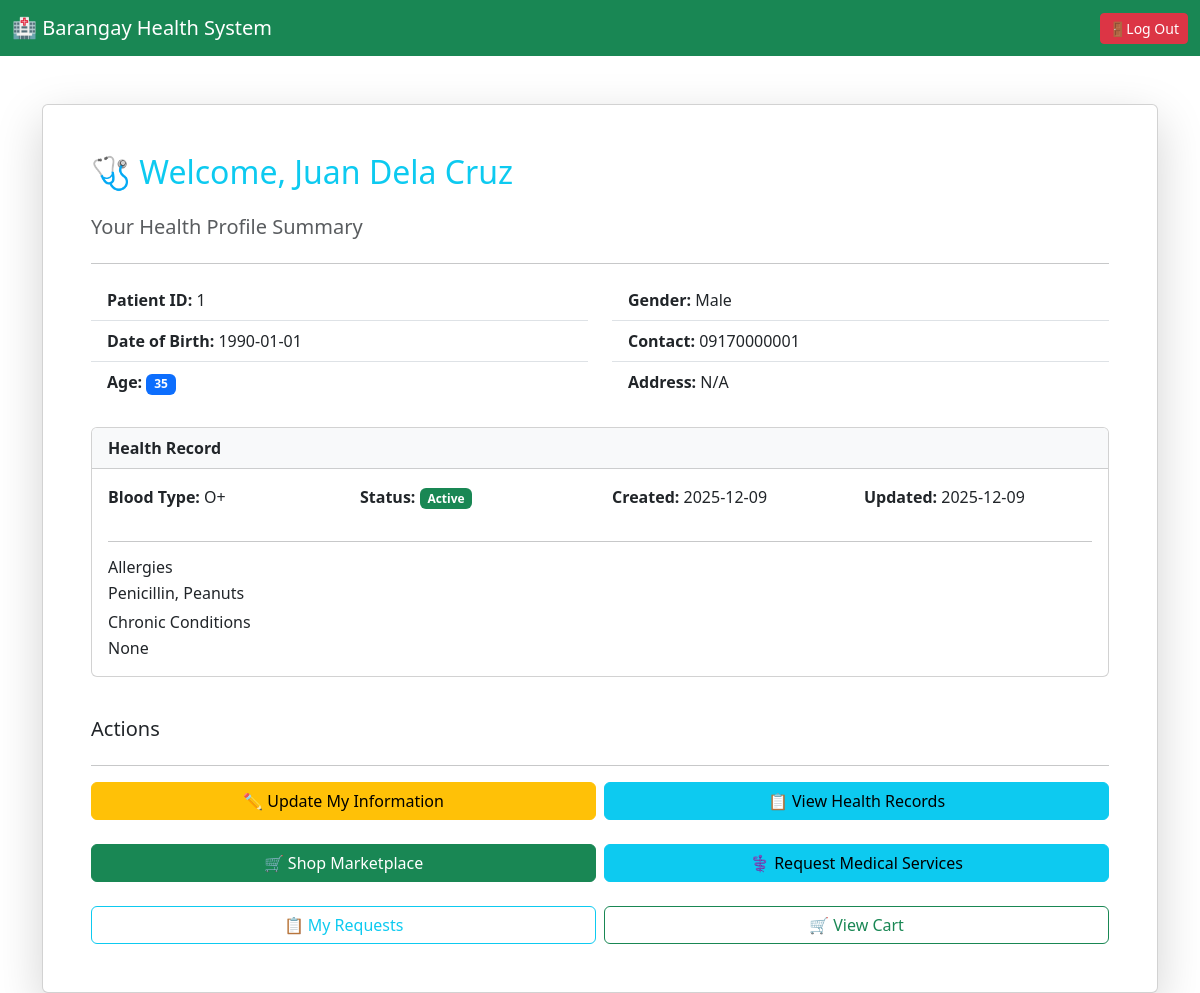
Page /patient_profile (signed in) on the committed database.
### tables this page shows
CREATE TABLE patients (
            id INTEGER PRIMARY KEY AUTOINCREMENT,
            last_name TEXT NOT NULL,
            first_name TEXT NOT NULL,
            middle_name TEXT,
            suffix TEXT,
            dob TEXT NOT NULL,
            sex TEXT NOT NULL,
            contact TEXT,
            address TEXT,
            notes TEXT,
            created_at TIMESTAMP DEFAULT CURRENT_TIMESTAMP
        );

CREATE TABLE health_records (
            id INTEGER PRIMARY KEY AUTOINCREMENT,
            patient_id INTEGER NOT NULL UNIQUE,
            blood_type TEXT,
            allergies TEXT,
            chronic_conditions TEXT,
            status TEXT DEFAULT 'Active',
            created_at TIMESTAMP DEFAULT CURRENT_TIMESTAMP,
            updated_at TIMESTAMP DEFAULT CURRENT_TIMESTAMP,
            FOREIGN KEY (patient_id) REFERENCES patients(id)
        );

### app.py (the view, shortened to what this page needs)
@app.route("/patient_profile")
def patient_profile():
    patient_id = session.get("user_id")
    if session.get("role") != 'patient' or not patient_id:
        return redirect(url_for('patient_signin'))
    db = get_db()
    c = db.cursor()
    patient = c.execute("SELECT * FROM patients WHERE id = ?", (patient_id,)).fetchone()
    if patient:
        patient_dict = dict(patient)
        patient_dict["age"] = calculate_age(patient["dob"])
        health = c.execute("SELECT * FROM health_records WHERE patient_id = ?", (patient_id,)).fetchone()
        if health:
            try:
                patient_dict["blood_type"] = health["blood_type"]
                patient_dict["allergies"] = health["allergies"]
                patient_dict["chronic_conditions"] = health["chronic_conditions"]
                patient_dict["health_status"] = health["status"]
                patient_dict["health_created_at"] = health["created_at"]
                patient_dict["health_updated_at"] = health["updated_at"]
            except Exception:
                patient_dict["blood_type"] = health[2] if len(health) > 2 else None
                patient_dict["allergies"] = health[3] if len(health) > 3 else None
                patient_dict["chronic_conditions"] = health[4] if len(health) > 4 else None
                patient_dict["health_status"] = health[5] if len(health) > 5 else None
                patient_dict["health_created_at"] = health[6] if len(health) > 6 else None
                patient_dict["health_updated_at"] = health[7] if len(health) > 7 else None
        return render_template("patient_profile.html", patient=patient_dict)
    else:
        session.clear()
        return redirect(url_for('patient_signin'))

### app.py (called while the page is built)
def calculate_age(dob_str):
    try:
        dob = datetime.strptime(dob_str, "%Y-%m-%d").date()
        today = date.today()
        return today.year - dob.year - ((today.month, today.day) < (dob.month, dob.day))
    except (ValueError, TypeError):
        return None

def get_db():
    db = getattr(g, "_database", None)
    if db is None:
        db = g._database = sqlite3.connect(DATABASE)
        db.row_factory = sqlite3.Row
    return db

@app.teardown_appcontext
def close_connection(exception):
    db = getattr(g, "_database", None)
    if db is not None:
        db.close()

### templates/patient_profile.html
{% extends "layout.html" %}
{% block content %}
{% if patient %}
<div class="card shadow-lg p-5 mt-5">
    <h2 class="text-info mb-4">🩺 Welcome, {{ patient.first_name }} {{ patient.last_name }}</h2>
    <h5 class="text-muted">Your Health Profile Summary</h5>
    <hr>
    <div class="row">
        <div class="col-md-6">
            <ul class="list-group list-group-flush">
                <li class="list-group-item"><strong>Patient ID:</strong> {{ patient.id }}</li>
                <li class="list-group-item"><strong>Date of Birth:</strong> {{ patient.dob }}</li>
                <li class="list-group-item"><strong>Age:</strong> <span class="badge bg-primary">{{ patient.age }}</span></li>
            </ul>
        </div>
        <div class="col-md-6">
            <ul class="list-group list-group-flush">
                <li class="list-group-item"><strong>Gender:</strong> {{ patient.sex }}</li>
                <li class="list-group-item"><strong>Contact:</strong> {{ patient.contact }}</li>
                <li class="list-group-item"><strong>Address:</strong> {{ patient.address or 'N/A' }}</li>
            </ul>
        </div>
    </div>
    <div class="card mt-4 mb-3">
        <div class="card-header bg-light"><strong>Health Record</strong></div>
        <div class="card-body">
            <div class="row">
                <div class="col-md-3">
                    <p><strong>Blood Type:</strong> {{ patient.blood_type or 'Not set' }}</p>
                </div>
                <div class="col-md-3">
                    <p><strong>Status:</strong> <span class="badge bg-{% if patient.health_status == 'Active' %}success{% else %}secondary{% endif %}">{{ patient.health_status or 'Unknown' }}</span></p>
                </div>
                <div class="col-md-3">
                    <p><strong>Created:</strong> {{ patient.health_created_at[:10] if patient.health_created_at else 'N/A' }}</p>
                </div>
                <div class="col-md-3">
                    <p><strong>Updated:</strong> {{ patient.health_updated_at[:10] if patient.health_updated_at else 'N/A' }}</p>
                </div>
            </div>
            <hr>
            <div class="mb-2">
                <h6 class="mb-1">Allergies</h6>
                <p class="mb-0">{{ patient.allergies or 'No allergies recorded' }}</p>
            </div>
            <div>
                <h6 class="mb-1">Chronic Conditions</h6>
                <p class="mb-0">{{ patient.chronic_conditions or 'No chronic conditions recorded' }}</p>
            </div>
        </div>
    </div>
    <h5 class="mt-4">Actions</h5>
    <hr>
    <div class="row g-2">
        <div class="col-md-6">
            <a href="{{ url_for('patient_edit_profile') }}" class="btn btn-warning w-100">✏️ Update My Information</a>
        </div>
        <div class="col-md-6">
            <a href="{{ url_for('view_health_records') }}" class="btn btn-info w-100">📋 View Health Records</a>
        </div>
    </div>
    <div class="row g-2 mt-3">
        <div class="col-md-6">
            <a href="{{ url_for('patient_marketplace') }}" class="btn btn-success w-100">🛒 Shop Marketplace</a>
        </div>
        <div class="col-md-6">
            <a href="{{ url_for('medical_services') }}" class="btn btn-info w-100">⚕️ Request Medical Services</a>
        </div>
    </div>
    <div class="row g-2 mt-3">
        <div class="col-md-6">
            <a href="{{ url_for('my_service_requests') }}" class="btn btn-outline-info w-100">📋 My Requests</a>
        </div>
        <div class="col-md-6">
            <a href="{{ url_for('view_cart') }}" class="btn btn-outline-success w-100">🛒 View Cart</a>
        </div>
    </div>
</div>
{% else %}
<div class="alert alert-danger mt-5">
    Patient profile not found or sign-in required.
    <a href="{{ url_for('patient_signin') }}">Go to Patient Sign In</a>
</div>
{% endif %}
{% endblock %}

### rows in the picture
patients: first_name "Juan", last_name "Dela Cruz", dob "1990-01-01", sex "Male", contact "09170000001"
health_records: blood_type "O+", status "Active", created_at "2025-12-09", updated_at "2025-12-09", allergies "Penicillin, Peanuts", chronic_conditions "None"

### other values in the picture
{{ patient.id }} "1"
{{ patient.age }} "35"
{{ patient.address or 'N/A' }} "N/A"
